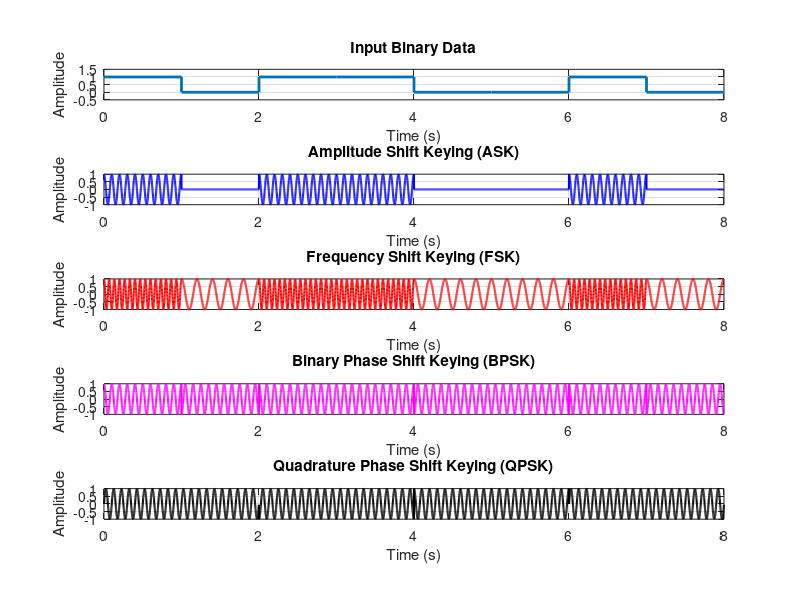

MATLAB code to generate this figure: (Note: this script raises an error after producing the figure.)
% ASK, FSK, BPSK, QPSK for a given binary input sequence.
clc;
clear;
close all;

% Parameters
bit_seq = [1 0 1 1 0 0 1 0]; % Example binary sequence
bit_rate = 1;                % Bit rate in bits/sec
fc = 10;                    % Carrier frequency (Hz)
fs = 1000;                  % Sampling frequency (samples per sec)
Tb = 1/bit_rate;            % Bit duration (seconds)
t_bit = 0:1/fs:Tb-1/fs;     % Time vector for one bit

% Time vectors for each modulation (aligned to total signal length)
t_full = [];
for k = 1:length(bit_seq)
    t_full = [t_full t_bit + (k-1)*Tb];
end

% Total time for QPSK (each symbol modulates 2 bits)
num_symbols = ceil(length(bit_seq)/2);
Tb_symbol = 2*Tb;            % QPSK symbol duration (2 bits)
t_symbol = 0:1/fs:Tb_symbol - 1/fs;
t_qpsk_full = [];
for k = 1:num_symbols
    t_qpsk_full = [t_qpsk_full t_symbol + (k-1)*Tb_symbol];
end

%% Amplitude Shift Keying (ASK)
% Bit 1 -> Amplitude 1; Bit 0 -> Amplitude 0
A1 = 1;  
A0 = 0;  

ask_signal = [];
for k = 1:length(bit_seq)
    if bit_seq(k) == 1
        A = A1;
    else
        A = A0;
    end
    ask_signal = [ask_signal A*cos(2*pi*fc*t_bit)];
end

%% Frequency Shift Keying (FSK)
% Bit 1 -> freq f1; Bit 0 -> freq f0
f1 = 15; 
f0 = 5;

fsk_signal = [];
for k = 1:length(bit_seq)
    if bit_seq(k) == 1
        freq = f1;
    else
        freq = f0;
    end
    fsk_signal = [fsk_signal cos(2*pi*freq*t_bit)];
end

%% Binary Phase Shift Keying (BPSK)
% Bit 1 -> phase 0; Bit 0 -> phase pi
bpsk_signal = [];
for k = 1:length(bit_seq)
    if bit_seq(k) == 1
        phase = 0;
    else
        phase = pi;
    end
    bpsk_signal = [bpsk_signal cos(2*pi*fc*t_bit + phase)];
end

%% Quadrature Phase Shift Keying (QPSK)
% Map 2 bits to one symbol:
% 00 -> 0, 01 -> pi/2, 11 -> pi, 10 -> 3pi/2

% Pad with zero if odd number of bits
if mod(length(bit_seq), 2) ~= 0
    bit_seq = [bit_seq 0];
end

qpsk_signal = [];
for k = 1:2:length(bit_seq)
    bits_pair = bit_seq(k:k+1);
    
    if isequal(bits_pair, [0 0])
        phase = 0;
    elseif isequal(bits_pair, [0 1])
        phase = pi/2;
    elseif isequal(bits_pair, [1 1])
        phase = pi;
    else % [1 0]
        phase = 3*pi/2;
    end
    
    qpsk_signal = [qpsk_signal cos(2*pi*fc*t_symbol + phase)];
end

%% Plotting

figure('Name', 'Digital Modulation Techniques', 'NumberTitle', 'off', 'Position', [100 100 1000 900]);

% Plot input binary data
subplot(5,1,1)
stairs([0:length(bit_seq)]*Tb, [bit_seq 0], 'LineWidth', 2);
ylim([-0.5 1.5]);
grid on;
title('Input Binary Data');
xlabel('Time (s)');
ylabel('Amplitude');

% ASK plot
subplot(5,1,2)
plot(t_full, ask_signal, 'b', 'LineWidth', 1.5);
grid on;
title('Amplitude Shift Keying (ASK)');
xlabel('Time (s)');
ylabel('Amplitude');

% FSK plot
subplot(5,1,3)
plot(t_full, fsk_signal, 'r', 'LineWidth', 1.5);
grid on;
title('Frequency Shift Keying (FSK)');
xlabel('Time (s)');
ylabel('Amplitude');

% BPSK plot
subplot(5,1,4)
plot(t_full, bpsk_signal, 'm', 'LineWidth', 1.5);
grid on;
title('Binary Phase Shift Keying (BPSK)');
xlabel('Time (s)');
ylabel('Amplitude');

% QPSK plot
subplot(5,1,5)
plot(t_qpsk_full, qpsk_signal, 'k', 'LineWidth', 1.5);
grid on;
title('Quadrature Phase Shift Keying (QPSK)');
xlabel('Time (s)');
ylabel('Amplitude');

sgtitle('Digital Modulation Techniques Demonstration', 'FontSize', 16);



% End of script
